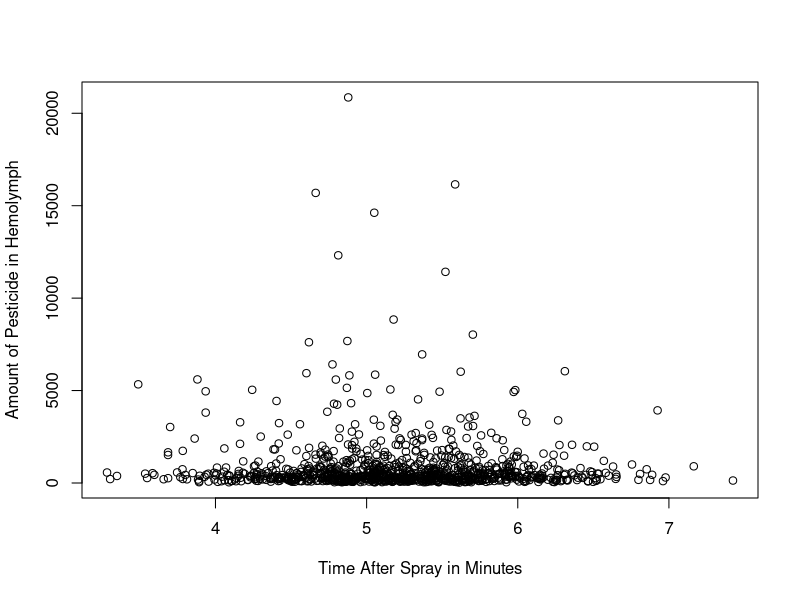

Here is the R script that generated this plot:
## ---- chunk 1
knitr::opts_chunk$set(echo = TRUE)
## ---- chunk 2
set.seed(123)

N0 <- 6
decay <- 0.18

x <- rnorm(1000)

# Inverse function for the exponential decay
inv.logit.link <- function(p){
	x <- exp(p)
}

response <- rpois(1000, lambda = inv.logit.link(N0 * exp(-decay*x)))
predictor <- rnorm(1000, mean = 5.2, sd = 0.65)

data_frame <- as.data.frame(cbind(response, predictor))
plot(data_frame$response~data_frame$predictor,xlab="Time After Spray in Minutes",ylab="Amount of Pesticide in Hemolymph")

write.csv(data_frame, file = "rbug-data.csv")
